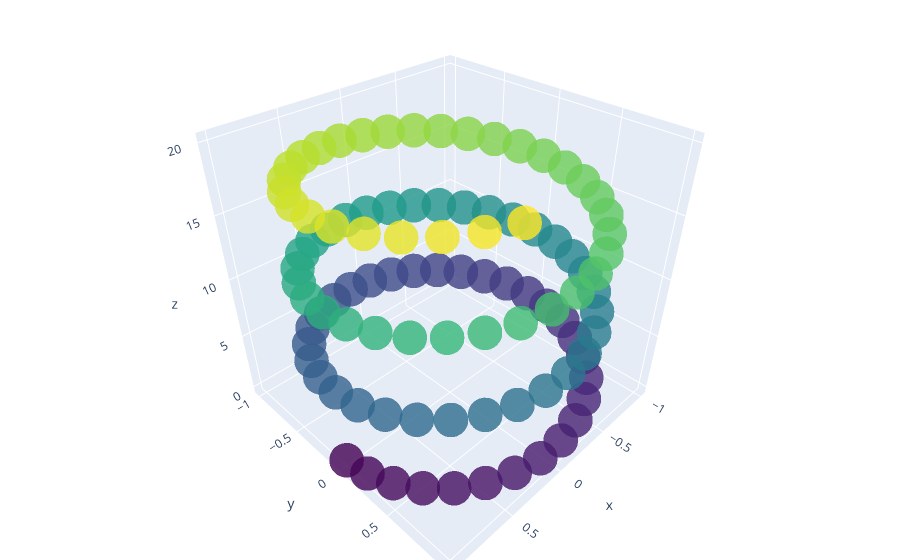

Notebook code cell kept with this figure:
### Code cell
import plotly.graph_objects as go
import numpy as np

t = np.linspace(0, 20, 100)
x, y, z = np.cos(t), np.sin(t), t

fig = go.Figure(data=[go.Scatter3d(
    x=x, y=y, z=z,
    mode='markers',
    marker=dict(
        size=12,
        color=z,
        colorscale='viridis',
        opacity=0.8
    )
)])

fig.update_layout(margin=dict(l=0, r=0, b=0, t=0))

fig.show()
